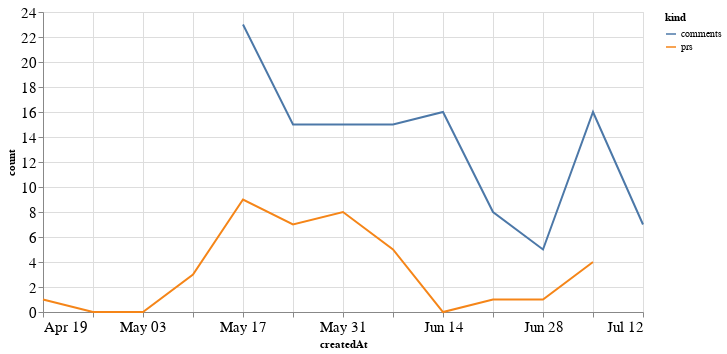

Write notebook code for a chart like this one.
### Code cell
alt.Chart(total_time, width=600).mark_line().encode(
    x='createdAt',
    y='count',
    color='kind'
)

### Figure 1 — Vega-Lite specification as saved in the notebook (floating-point values rounded to 4 significant figures)
{"config": {"axisLeft": {"labelFontSize": 15}, "axisBottom": {"labelFontSize": 15}}, "data": {"name": "data-aa7855a4ca86b05c77ca94d0974f4c44"}, "mark": "line", "encoding": {"color": {"type": "nominal", "field": "kind"}, "x": {"type": "temporal", "field": "createdAt"}, "y": {"type": "quantitative", "field": "count"}}, "width": 600, "$schema": "https://vega.github.io/schema/vega-lite/v4.8.1.json", "datasets": {"data-aa7855a4ca86b05c77ca94d0974f4c44": [{"createdAt": "2020-04-19T00:00:00", "kind": "prs", "count": 1.0}, {"createdAt": "2020-04-26T00:00:00", "kind": "prs", "count": 0.0}, {"createdAt": "2020-05-03T00:00:00", "kind": "prs", "count": 0.0}, {"createdAt": "2020-05-10T00:00:00", "kind": "prs", "count": 3.0}, {"createdAt": "2020-05-17T00:00:00", "kind": "prs", "count": 9.0}, {"createdAt": "2020-05-24T00:00:00", "kind": "prs", "count": 7.0}, {"createdAt": "2020-05-31T00:00:00", "kind": "prs", "count": 8.0}, {"createdAt": "2020-06-07T00:00:00", "kind": "prs", "count": 5.0}, {"createdAt": "2020-06-14T00:00:00", "kind": "prs", "count": 0.0}, {"createdAt": "2020-06-21T00:00:00", "kind": "prs", "count": 1.0}, {"createdAt": "2020-06-28T00:00:00", "kind": "prs", "count": 1.0}, {"createdAt": "2020-07-05T00:00:00", "kind": "prs", "count": 4.0}, {"createdAt": "2020-07-12T00:00:00", "kind": "prs", "count": null}, {"createdAt": "2020-04-19T00:00:00", "kind": "comments", "count": null}, {"createdAt": "2020-04-26T00:00:00", "kind": "comments", "count": null}, {"createdAt": "2020-05-03T00:00:00", "kind": "comments", "count": null}, {"createdAt": "2020-05-10T00:00:00", "kind": "comments", "count": null}, {"createdAt": "2020-05-17T00:00:00", "kind": "comments", "count": 23.0}, {"createdAt": "2020-05-24T00:00:00", "kind": "comments", "count": 15.0}, {"createdAt": "2020-05-31T00:00:00", "kind": "comments", "count": 15.0}, {"createdAt": "2020-06-07T00:00:00", "kind": "comments", "count": 15.0}, {"createdAt": "2020-06-14T00:00:00", "kind": "comments", "count": 16.0}, {"createdAt": "2020-06-21T00:00:00", "kind": "comments", "count": 8.0}, {"createdAt": "2020-06-28T00:00:00", "kind": "comments", "count": 5.0}, {"createdAt": "2020-07-05T00:00:00", "kind": "comments", "count": 16.0}, {"createdAt": "2020-07-12T00:00:00", "kind": "comments", "count": 7.0}]}}
